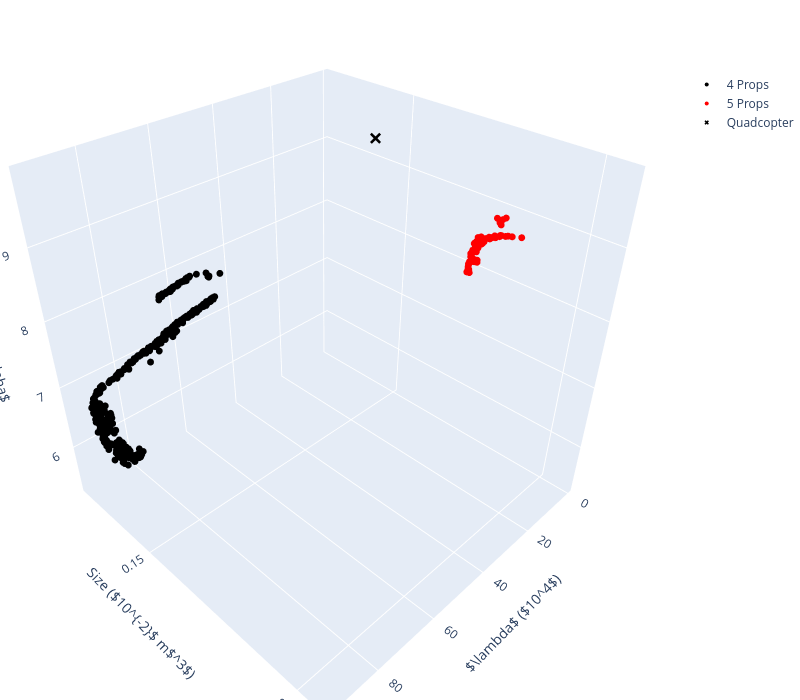

Here is the notebook cell this chart was saved with:
### Code cell
data_2d.plot_3d()

### Figure 1 — Plotly figure (JSON) as saved in the notebook; plotly's stock layout.template omitted (floating-point values rounded to 4 significant figures; data arrays with more than 128 entries replaced by an {"elided": "..."} marker saying what was removed)
{"data": [{"marker": {"color": "black", "size": 4}, "mode": "markers", "name": "4 Props", "type": "scatter3d", "x": {"elided": "434 float values"}, "y": {"elided": "434 float values"}, "z": {"elided": "434 float values"}}, {"marker": {"color": "red", "size": 4}, "mode": "markers", "name": "5 Props", "type": "scatter3d", "x": [35.56, 40.5, 41.96, 42.55, 42.32, 36.14, 40.63, 40.79, 40.94, 41.43, 41.06, 41.31, 41.11, 41.34, 41.42, 35.86, 42.03, 41.29, 41.82, 41.55, 41.32, 41.12, 42.35, 41.9, 42.39, 42.11, 42.52, 41.09, 42.04, 41.71, 35.73, 42.27, 41.21, 41.77, 42.01, 41.85, 41.15, 42.27, 41.71, 42.21, 35.75, 41.93, 41.88, 42.34, 42.43, 41.73, 35.94, 42.36, 42.22, 41.96, 42.04, 41.76, 41.75, 41.8, 42.18, 42.22, 41.87, 42.4, 41.62, 41.39, 42.16, 41.67, 41.69, 41.63, 42.3, 42.21], "y": [0.1994, 0.2057, 0.1964, 0.1971, 0.1964, 0.1989, 0.2039, 0.2032, 0.2028, 0.1999, 0.2016, 0.201, 0.202, 0.2004, 0.1998, 0.199, 0.1981, 0.2008, 0.199, 0.1967, 0.2005, 0.2018, 0.1984, 0.1987, 0.1978, 0.1976, 0.197, 0.2017, 0.1965, 0.1976, 0.1977, 0.1965, 0.1964, 0.1985, 0.197, 0.1989, 0.1967, 0.1974, 0.197, 0.1967, 0.1984, 0.1968, 0.1975, 0.1968, 0.1972, 0.1973, 0.1988, 0.1966, 0.1965, 0.1974, 0.1975, 0.1965, 0.1982, 0.1988, 0.1979, 0.1966, 0.1988, 0.1969, 0.1969, 0.1972, 0.1971, 0.1993, 0.1993, 0.1982, 0.1983, 0.1968], "z": [9.836, 9.838, 9.345, 9.308, 9.296, 9.811, 9.813, 9.808, 9.799, 9.724, 9.776, 9.756, 9.796, 9.744, 9.739, 9.814, 9.597, 9.772, 9.68, 9.507, 9.753, 9.794, 9.45, 9.652, 9.444, 9.577, 9.318, 9.783, 9.372, 9.697, 9.804, 9.359, 9.486, 9.643, 9.529, 9.667, 9.606, 9.47, 9.617, 9.416, 9.768, 9.517, 9.631, 9.406, 9.429, 9.584, 9.756, 9.328, 9.387, 9.568, 9.56, 9.495, 9.708, 9.686, 9.554, 9.393, 9.658, 9.336, 9.537, 9.638, 9.553, 9.715, 9.719, 9.715, 9.471, 9.478]}, {"marker": {"color": "blue", "size": 4}, "mode": "markers", "name": "6 Props", "type": "scatter3d", "x": [], "y": [], "z": []}, {"marker": {"color": "green", "size": 4}, "mode": "markers", "name": "7 Props", "type": "scatter3d", "x": [], "y": [], "z": []}, {"marker": {"color": "yellow", "size": 4}, "mode": "markers", "name": "8 Props", "type": "scatter3d", "x": [], "y": [], "z": []}, {"marker": {"color": "black", "size": 4, "symbol": "x"}, "mode": "markers", "name": "Quadcopter", "type": "scatter3d", "x": [1.364], "y": [0.1408], "z": [9.309]}], "layout": {"height": 700, "legend": {"x": 1.05, "y": 0.9}, "margin": {"b": 0, "l": 0, "r": 0, "t": 0}, "scene": {"xaxis": {"title": {"text": "$\\lambda$ ($10^4$)"}}, "yaxis": {"title": {"text": "Size ($10^{-2}$ m$^3$)"}}, "zaxis": {"title": {"text": "$\\alpha$"}}}, "width": 800}}
